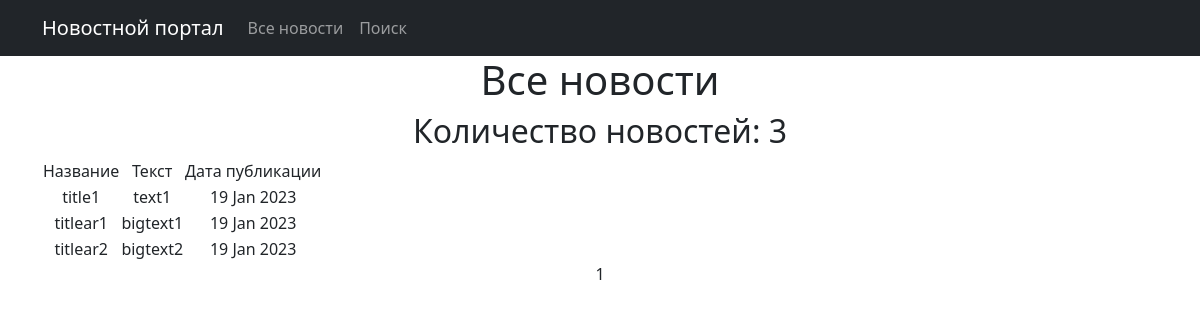
Before: /news/ with the older database file.
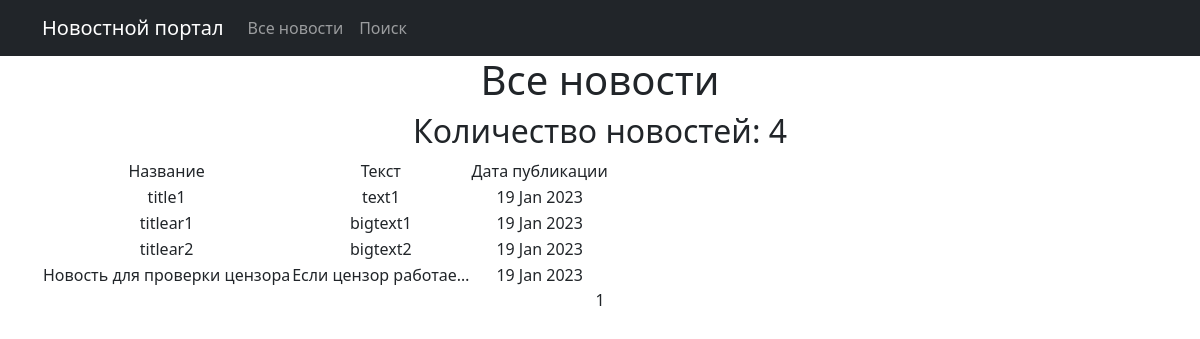
After: the same page with the newer database file.
### News/models.py (models this page shows, shortened)
class Post(models.Model):
    author = models.ForeignKey(Author, on_delete=models.CASCADE)
    NEWS = 'NW'
    ARTICLE = 'AR'
    CATEGORY_CHOICES = (
        (NEWS, 'Новость'),
        (ARTICLE, 'Статья'),
    )
    categoryType = models.CharField(max_length=2, choices=CATEGORY_CHOICES, default=ARTICLE)
    dateCreation = models.DateTimeField(auto_now_add=True)
    postCategory = models.ManyToManyField(Category, through='PostCategory')
    title = models.CharField(max_length=128)
    text = models.TextField()
    rating = models.SmallIntegerField(default=0)

### News/views.py (the view)
# urls.py: path('', PostList.as_view()),
class PostList(ListView):
    model = Post
    ordering = 'dateCreation'
    template_name = 'flatpages/news_list.html'
    context_object_name = 'news'
    paginate_by = 10

### NewsPortal/templatetags/custom_filters.py (called while the page is built)
@register.filter()
def censor(value):
    bad_words = ['редиска', 'морковь']
    if not isinstance(value, str):
        raise TypeError(f"unresolved type '{type(value)}' expected type 'str'")
    for word in value.split():
        if word.lower() in bad_words:
            value = value.replace(word, f"{word[0]}{'*' * (len(word) - 1)}")
    return value

### NewsPortal/templatetags/custom_tags.py (called while the page is built)
@register.simple_tag()
def current_time(format_string='%d %b %Y'):
   return datetime.utcnow().strftime(format_string)

### templates/flatpages/news_list.html (shortened to what this page needs)
{% extends 'flatpages/default.html' %}
{% load custom_filters %}
{% load custom_tags %}
{% block content %}
    <h1>Все новости</h1>
    <h2>Количество новостей: {{ news|length }}</h2>
    <table>
        <tr>
            <td>Название</td>
            <td>Текст</td>
            <td>Дата публикации</td>
        </tr>
        {% for n in news %}
        <tr>
            <td>{{ n.title | censor }}</td>
            <td>{{ n.text | truncatechars:20 | censor}}</td>
            <td>{% current_time '%d %b %Y' %}</td>
            <td>
            </td>
        </tr>
        {% endfor %}
    </table>
   {{ page_obj.number }}
{% endblock content %}

### templates/flatpages/default.html (shortened to what this page needs)
{% load static %}
<!DOCTYPE html>
<html lang="en">
    <head>
        <link href="{% static 'css/styles.css' %}" rel="stylesheet" />
    </head>
    <body>
        <nav class="navbar navbar-expand-lg navbar-dark bg-dark static-top">
   <div class="container">
       <a class="navbar-brand" href="#">Новостной портал</a>
       <div class="collapse navbar-collapse" id="navbarResponsive">
           <ul class="navbar-nav ml-auto">
               <li class="nav-item">
                   <a class="nav-link" href="/news/">Все новости</a>
               </li>
               <li class="nav-item">
                   <a class="nav-link" href="/news/search/">Поиск</a>
               </li>
           </ul>
       </div>
   </div>
</nav>
        <div class="container">
   <div class="row">
       <div class="col-lg-12 text-center">
           {% block content %}{% endblock content %}
       </div>
   </div>
</div>
    </body>
</html>

Changed rows visible on the page:
added Post: title|censor "Новость для проверки цензора", text|censor "Если цензор работае…", current_time "19 Jan 2023"
Other visible differences:
{{ news|length }}: "3" → "4"
